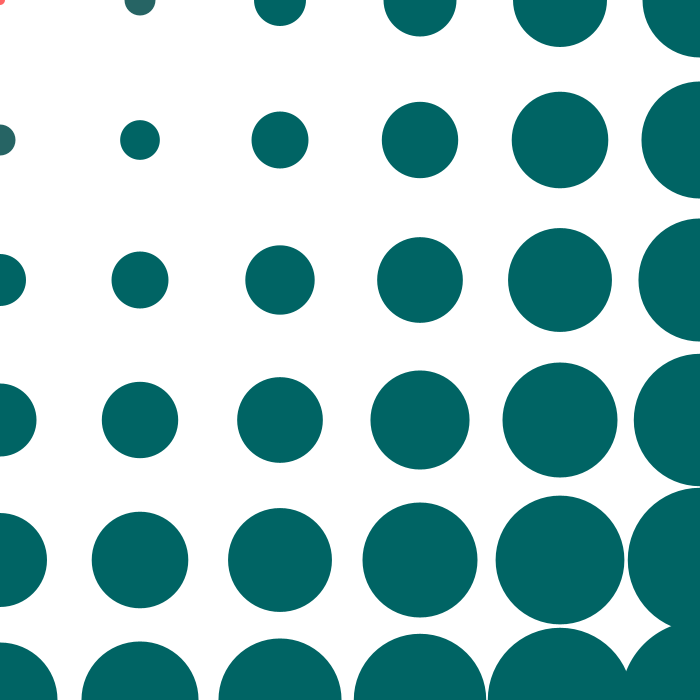
Frame 1 (no input)
Frame 60 (the mouse pressed at the canvas centre just before this capture): identical to frame 1, image omitted
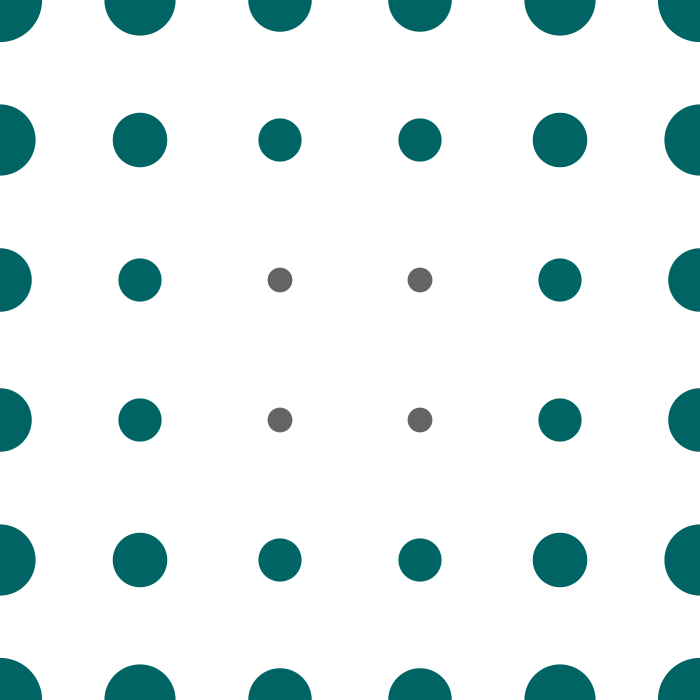
Frame 120 (the mouse held since frame 60 and released just before this capture)

The Processing sketch that drew these frames (run headless with seeded random() and noise(); from frame 60 on, the mouse is pressed at the canvas centre):

// Processing sketch: dynamic_Loop
// ── dynamic_Loop.pde

void setup(){
  size(700, 700); 
  noStroke(); 
}

void draw(){
  background(255); 
  
  for (int i = 0; i <=width; i += width/5){
    for (int j = 0; j <= height; j += height/5){
      //figure out the distance bt mouseX and mouseY
      //and our ellipse
      
      float dist =dist(mouseX,mouseY,i,j);
      
      float c= map(dist,0,100,255,100);
      
      
      
      float s = map(dist,0,100,10,25); 
      fill(c,100,100); 
      ellipse(i, j, s, s);   
    }
  }
}
